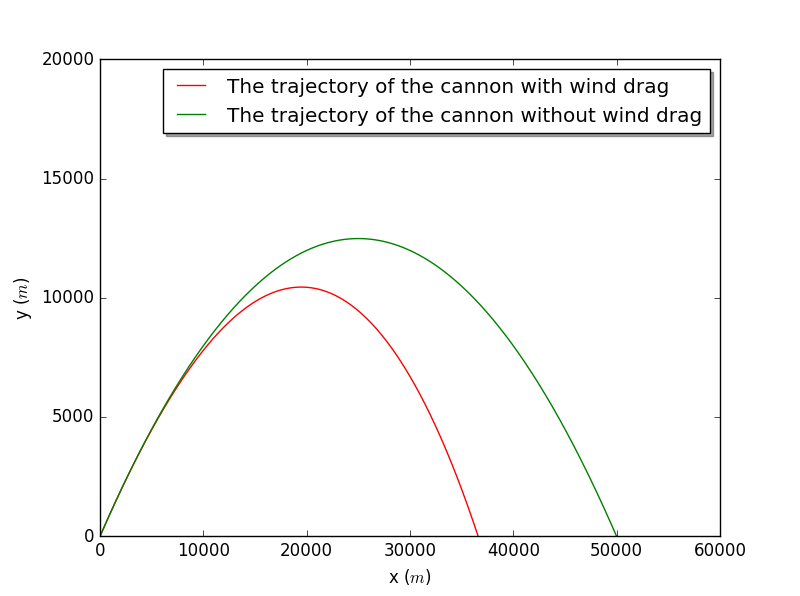

This figure's Python source:
import pylab as pl
import math
class flying_cannon:
    """
    Calculation of the trajectory of the cannon
    Home work of the second chapter done by He Yijun
    Question 2.7
    """
    def __init__(self,angle = 3.14/4 , velocity = 700,location_x = 0, location_y = 0, time_step = 0.01 , B_over_m =0.00001,B_over_m_no =0):
        # unit of time is s ; unit of angle is rad
        self.v_x = [velocity * math.cos(angle)]
        self.v_y = [velocity * math.sin(angle)]
        self.v=[velocity]        
        self.x = [location_x]        
        self.y = [location_y]
        self.v_xno = [velocity * math.cos(angle)]
        self.v_yno = [velocity * math.sin(angle)]
        self.vno =[velocity]        
        self.xno = [location_x]        
        self.yno = [location_y]
        self.t = [0]
        self.dt = time_step
        self.const = B_over_m
        self.constno = B_over_m_no
        self.g = 9.8
        print("Initial velocity ->", velocity)
        print("Initial angle of velocity ->", angle)
        print("Initial location of cannon shell ->", (location_x, location_y))
        print("time step -> ", time_step)
    def calculate(self):
        while not self.y[-1] < 0 :
            vx = self.v_x[-1] - self.v_x[-1] * self.v[-1] * self.const * self.dt
            vy = self.v_y[-1] - self.v_y[-1] * self.v[-1] * self.const * self.dt - self.g * self.dt         
            self.v_x.append(vx)
            self.v_y.append(vy)
            x = self.x[-1] + self.v_x[-1] * self.dt
            y = self.y[-1] + self.v_y[-1] * self.dt
            v = math.sqrt(self.v_x[-1] * self.v_x[-1] + self.v_y[-1] * self.v_y[-1])            
            self.x.append(x)
            self.y.append(y)
            self.t.append(self.t[-1] + self.dt)
            self.v.append(v)
        amend_y = -self.y[-2]/self.y[-1]
        amend_x = (self.x[-2]+amend_y*self.x[-1])/(amend_y + 1)        
        self.x.remove(self.x[-1])
        self.y.remove(self.y[-1])
        self.x.append(amend_x)
        self.y.append(0)
    def calculate2(self):
        while not self.yno[-1] < 0 :
            vxno = self.v_xno[-1] - self.v_xno[-1] * self.vno[-1] * self.constno * self.dt
            vyno = self.v_yno[-1] - self.v_yno[-1] * self.vno[-1] * self.constno * self.dt - self.g * self.dt         
            self.v_xno.append(vxno)
            self.v_yno.append(vyno)
            xno = self.xno[-1] + self.v_xno[-1] * self.dt
            yno = self.yno[-1] + self.v_yno[-1] * self.dt
            vno = math.sqrt(self.v_xno[-1] * self.v_xno[-1] + self.v_yno[-1] * self.v_yno[-1])            
            self.xno.append(xno)
            self.yno.append(yno)
            self.vno.append(vno)
        amend_yno = -self.yno[-2]/self.yno[-1]
        amend_xno = (self.xno[-2]+amend_yno*self.xno[-1])/(amend_yno + 1)        
        self.xno.remove(self.xno[-1])
        self.yno.remove(self.yno[-1])
        self.xno.append(amend_xno)
        self.yno.append(0)
    def show_results(self):
        pl.plot(self.x, self.y, 'r', label='The trajectory of the cannon with wind drag')
        pl.plot(self.xno, self.yno, 'g', label='The trajectory of the cannon without wind drag')
        pl.xlim(0.0, 60000.0)
        pl.ylim(0.0, 20000.0)
        pl.xlabel('x ($m$)')
        pl.ylabel('y ($m$)')
        pl.legend(loc='best', shadow=True)
        pl.show()
    def store_results(self):
        myfile = open('flying_cannon', 'w')
        for i in range(len(self.t)):
            print(self.t[i],(self.x[i],self.y[i]), file = myfile)
        myfile.close()

a = flying_cannon()
a.calculate()
a.calculate2()
a.show_results()
